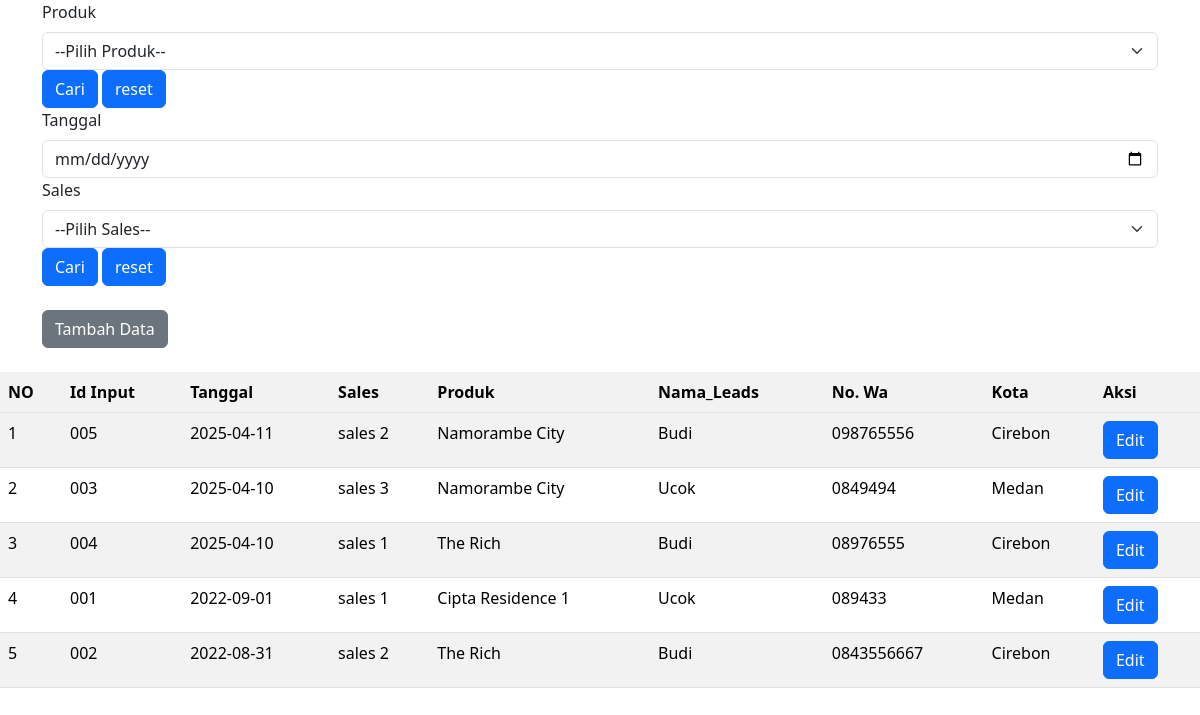
The page / on the database its author committed.
### tables this page shows
CREATE TABLE `leads` (
  `id_leads` int(5) NOT NULL,
  `tanggal` date NOT NULL,
  `id_sales` int(5) NOT NULL,
  `id_produk` int(5) NOT NULL,
  `no_wa` varchar(10) NOT NULL,
  `nama_lead` varchar(20) NOT NULL,
  `kota` varchar(10) NOT NULL
);

CREATE TABLE `sales` (
  `id_sales` int(5) NOT NULL,
  `nama_sales` varchar(20) NOT NULL
);

CREATE TABLE `produk` (
  `id_produk` int(5) NOT NULL,
  `nama_produk` varchar(20) NOT NULL
);

### index.php (the view, shortened to what this page needs)
<?php
include("connection.php");
$no =1;
if (isset($_GET['submit'])) {
  $id_produk = $_GET['id_produk'];
  $leadQuery = mysqli_query($conn, "SELECT * FROM leads
  JOIN produk ON leads.id_produk = produk.id_produk
  JOIN sales ON leads.id_sales = sales.id_sales
  WHERE leads.id_produk = '$id_produk'
  ORDER BY leads.tanggal DESC");
}elseif (isset($_GET['reset'])) {
  $leadQuery = mysqli_query($conn, "SELECT * FROM leads
  JOIN produk ON leads.id_produk = produk.id_produk
  JOIN sales ON leads.id_sales = sales.id_sales
  ORDER BY leads.tanggal DESC");
}else {
  $leadQuery = mysqli_query($conn, "SELECT * FROM leads
  JOIN produk ON leads.id_produk = produk.id_produk
  JOIN sales ON leads.id_sales = sales.id_sales
  ORDER BY leads.tanggal DESC");
}
?>
<!doctype html>
<html lang="en">
  <head>
    <link href="https://cdn.jsdelivr.net/npm/bootstrap@5.3.5/dist/css/bootstrap.min.css" rel="stylesheet">
  </head>
  <body>
<div class="container">
  <form method="GET">
    <div class="col">
              <label class="form-label">Produk</label>
              <select class="form-select" name="id_produk">
                <option value="" hidden >--Pilih Produk--</option>
              </select>
            </div>
             <button type="submit" name="submit" class="btn btn-primary">Cari</button>
             <button type="submit" name="reset" class="btn btn-primary">reset</button>
             </form>
          </div>
 <div class="container">  <form method="GET">
      <div>
        <label class="form-label">Tanggal</label>
        <input type="date" class="form-control" name="tanggal">
      </div>
    <div class="col">
              <label class="form-label">Sales</label>
              <select class="form-select" name="id_sales">
                <option value="" hidden >--Pilih Sales--</option>
              </select>
            </div>
             <button type="submit" name="submit_sales_date" class="btn btn-primary">Cari</button>
             <button type="submit" name="reset_sales_date" class="btn btn-primary">reset</button>
          </div>
  <div class="container mt-4 mb-4"> <a href="add_data.php" class="btn btn-secondary">Tambah Data</a> </div>
<table class="table table-striped table-hover">
    <tr>
      <th scope="col">NO</th>
      <th scope="col">Id Input</th>
      <th scope="col">Tanggal</th>
      <th scope="col">Sales</th>
      <th scope="col">Produk</th>
      <th scope="col">Nama_Leads</th>
      <th scope="col">No. Wa</th>
        <th scope="col">Kota</th>
         <th scope="col">Aksi</th>
      <?php while ($lead = mysqli_fetch_assoc($leadQuery)) { ?>
        <tr>
          <td><?= $no++?></td>
         <td><?= str_pad($lead['id_leads'], 3, '0', STR_PAD_LEFT) ?></td>
          <td><?= $lead['tanggal'] ?></td>
          <td><?= $lead['nama_sales'] ?></td>
          <td><?= $lead['nama_produk'] ?></td>
           <td><?= $lead['nama_lead'] ?></td>
            <td><?= $lead['no_wa'] ?></td>
             <td><?= $lead['kota'] ?></td>
             <td><a href="edit_data.php?id_leads=<?= $lead['id_leads'] ?>" class="btn btn-primary">Edit</a></td>
          <?php } ?>
</table>
  </body>
</html>

### rows shown on the page
leads: id_leads "005", tanggal "2025-04-11", id_sales.nama_sales "sales 2", id_produk.nama_produk "Namorambe City", nama_lead "Budi", no_wa "098765556", kota "Cirebon"
leads: id_leads "003", tanggal "2025-04-10", id_sales.nama_sales "sales 3", id_produk.nama_produk "Namorambe City", nama_lead "Ucok", no_wa "0849494", kota "Medan"
leads: id_leads "004", tanggal "2025-04-10", id_sales.nama_sales "sales 1", id_produk.nama_produk "The Rich", nama_lead "Budi", no_wa "08976555", kota "Cirebon"
leads: id_leads "001", tanggal "2022-09-01", id_sales.nama_sales "sales 1", id_produk.nama_produk "Cipta Residence 1", nama_lead "Ucok", no_wa "089433", kota "Medan"
leads: id_leads "002", tanggal "2022-08-31", id_sales.nama_sales "sales 2", id_produk.nama_produk "The Rich", nama_lead "Budi", no_wa "0843556667", kota "Cirebon"
